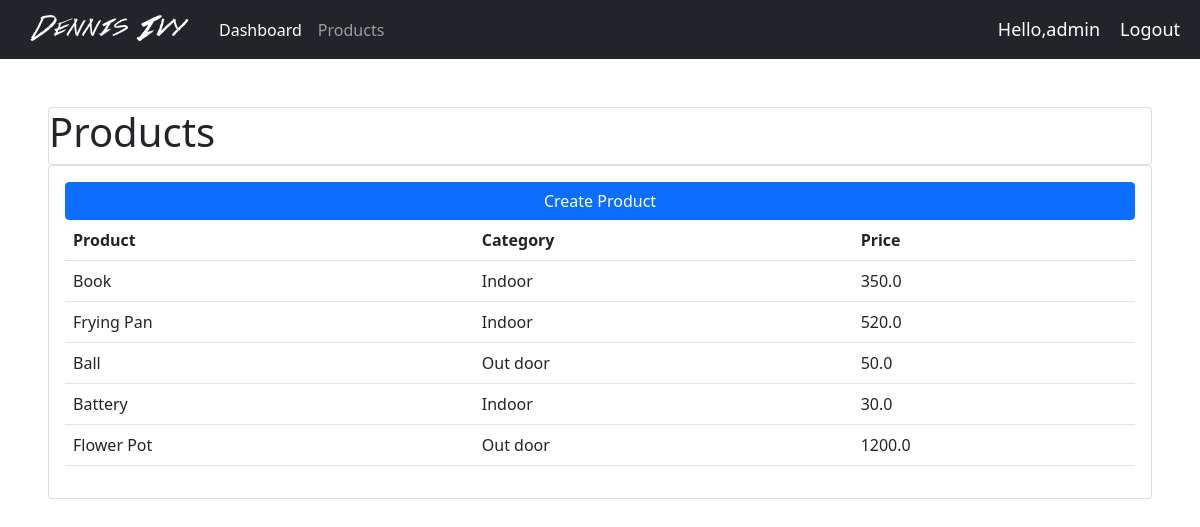
Page /accounts/products/ (signed in) on the committed database.
### accounts/models.py (models this page shows, shortened)
class Product(models.Model):
    CATEGORY=(
        ('Indoor','Indoor'),
        ('Out door','Out door'),
    )
    name=models.CharField(max_length=200,null=True)
    price=models.FloatField(null=True)
    category=models.CharField(max_length=200,null=True,choices=CATEGORY)
    description=models.CharField(max_length=200,null=True,blank=True)
    data_created=models.DateTimeField(auto_now_add=True,null=True,blank=True)

### accounts/decorators.py (the view)
        def wrapper_func(request, *args, **kwargs):
            group=None
            if request.user.groups.exists():
                group=request.user.groups.all()[0].name
            if group in allowed_roles:
                return view_func(request, *args, **kwargs)
            else:
                return HttpResponse('You are not authorised to view this page')

### accounts/views.py (called while the page is built)
@login_required(login_url='login')
@allowed_used(allowed_roles=['admin'])
def products(request):
    product=Product.objects.all()
    return render(request,'accounts/product.html',{'product':product})

### accounts/templates/accounts/product.html
{% extends 'accounts/basic.html' %}
{% block content %}
<div class="container-fluid p-5">
    <div class="row">
        <div class="col-lg-12">
            <div class="card">
                <h1>Products</h1>
            </div>
        </div>
        <div class="col-lg-12">
            <div class="card card-body">
                <table class="table table-hover"z>
                    <tr>
                        <th scope="col">Product</th>
                        <th scope="col">Category</th>
                        <th scope="col">Price</th>
                    </tr>
                    {% for data in product %}
                    <tr>
                        <td>{{data.name}}</td>
                        <td>{{data.category}}</td>
                        <td>{{data.price}}</td>
                    </tr>
                    {% endfor %}
                    <a href="{% url 'Createproduct' %}" class="btn btn-primary">Create Product</a>
                </table>
            </div>
        </div>
    </div>
</div>
{% endblock %}

### accounts/templates/accounts/basic.html (shortened to what this page needs)
{% load static %}
<!DOCTYPE html>
<html lang="en">
<head>
	<link rel="stylesheet" type="text/css" href="{% static '/css/style.css' %}">
	<link href="https://cdn.jsdelivr.net/npm/bootstrap@5.1.0/dist/css/bootstrap.min.css" rel="stylesheet">
</head>
<body>
	<nav class="navbar navbar-expand-lg navbar-dark bg-dark">
		<div class="container-fluid">
		  <img src="{% static '/images/logo.png' %}" >
		  <div class="collapse navbar-collapse" id="navbarNav">
			<ul class="navbar-nav">
				{% if request.user.is_staff %}
			  <li class="nav-item">
				<a class="nav-link active" aria-current="page" href="{% url 'home' %}">Dashboard</a>
			  </li>
			  <li class="nav-item">
				<a class="nav-link" href="{% url 'products' %}">Products</a>
			  </li>
			   	{% else %}
			  <li class="nav-item">
				<a class="nav-link" href="{% url 'account_settings' %}">Settings</a>
			  </li>
			  {% endif %}
			</ul>
		  </div>
		</div>
		<span class="hello-msg">Hello,{{request.user}}</span>
		<span><a class="hello-msg"  href="{% url 'logout'%}">Logout</a></span>
	  </nav>
		  {% block content %}
		  {% endblock %}
</body>
</html>

### static/css/style.css (style rules this page uses)
body { background-color: #ebeff5; }

### accounts/templates/accounts/basic.html (style rules this page uses)
.hello-msg { font-size:18px; color:white; margin-right:20px; text-decoration:none; }

### rows in the picture
Product: name "Book", category "Indoor", price "350.0"
Product: name "Frying Pan", category "Indoor", price "520.0"
Product: name "Ball", category "Out door", price "50.0"
Product: name "Battery", category "Indoor", price "30.0"
Product: name "Flower Pot", category "Out door", price "1200.0"

### other values in the picture
{{ request.user }} "admin"
